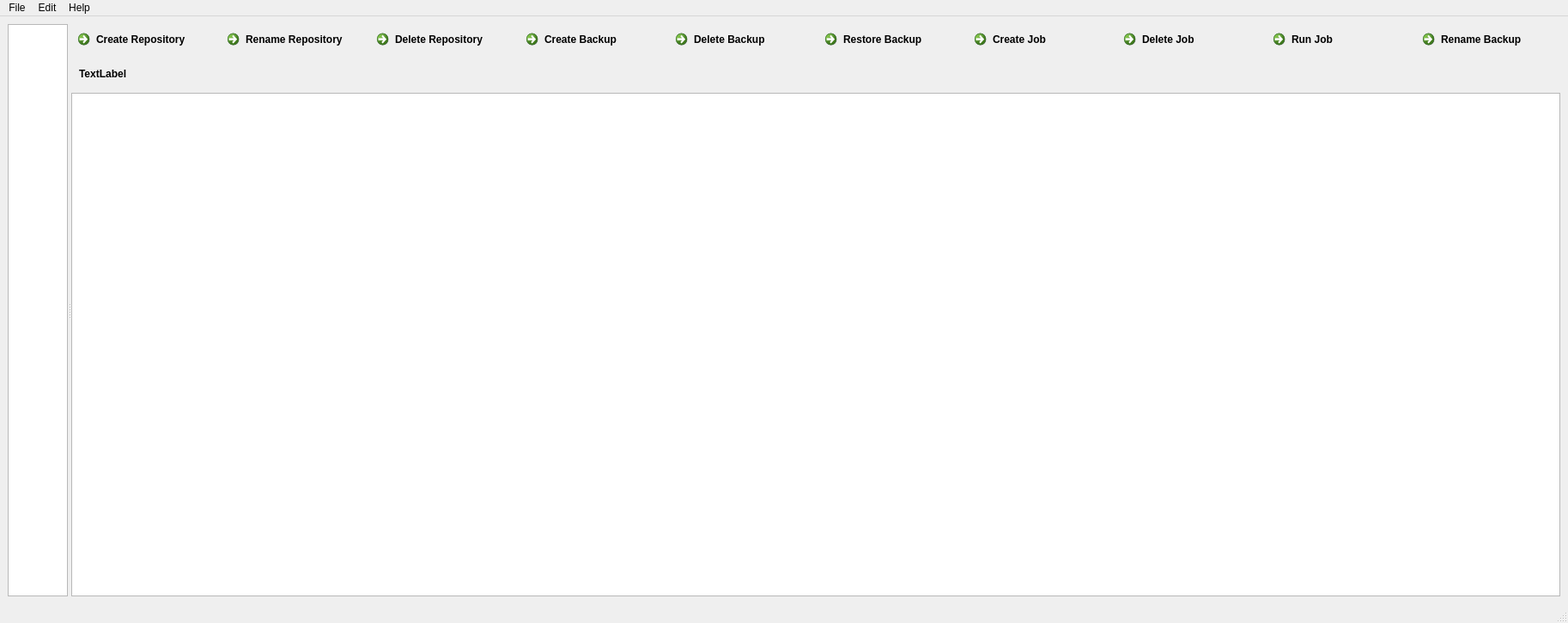
<?xml version="1.0" encoding="UTF-8"?>
<ui version="4.0">
 <class>MainWindow</class>
 <widget class="QMainWindow" name="MainWindow">
  <property name="geometry">
   <rect>
    <x>0</x>
    <y>0</y>
    <width>1668</width>
    <height>725</height>
   </rect>
  </property>
  <property name="windowTitle">
   <string>QBorg</string>
  </property>
  <property name="animated">
   <bool>false</bool>
  </property>
  <property name="tabShape">
   <enum>QTabWidget::Rounded</enum>
  </property>
  <property name="unifiedTitleAndToolBarOnMac">
   <bool>true</bool>
  </property>
  <widget class="QWidget" name="centralwidget">
   <layout class="QHBoxLayout" name="horizontalLayout">
    <item>
     <widget class="QSplitter" name="splitter">
      <property name="orientation">
       <enum>Qt::Horizontal</enum>
      </property>
      <widget class="QWidget" name="verticalLayoutWidget">
       <layout class="QVBoxLayout" name="layout_left">
        <item>
         <widget class="QTreeView" name="tree_navigator">
          <property name="verticalScrollBarPolicy">
           <enum>Qt::ScrollBarAlwaysOff</enum>
          </property>
          <property name="editTriggers">
           <set>QAbstractItemView::NoEditTriggers</set>
          </property>
          <property name="dragDropMode">
           <enum>QAbstractItemView::NoDragDrop</enum>
          </property>
          <property name="uniformRowHeights">
           <bool>true</bool>
          </property>
          <attribute name="headerVisible">
           <bool>false</bool>
          </attribute>
          <attribute name="headerStretchLastSection">
           <bool>true</bool>
          </attribute>
         </widget>
        </item>
       </layout>
      </widget>
      <widget class="QWidget" name="layoutWidget">
       <layout class="QVBoxLayout" name="layout_right">
        <item>
         <layout class="QHBoxLayout" name="layout_top">
          <item>
           <widget class="QCommandLinkButton" name="btn_repository_create">
            <property name="text">
             <string>Create Repository</string>
            </property>
           </widget>
          </item>
          <item>
           <widget class="QCommandLinkButton" name="btn_repository_rename">
            <property name="text">
             <string>Rename Repository</string>
            </property>
           </widget>
          </item>
          <item>
           <widget class="QCommandLinkButton" name="btn_repository_delete">
            <property name="text">
             <string>Delete Repository</string>
            </property>
           </widget>
          </item>
          <item>
           <widget class="QCommandLinkButton" name="btn_backup_create">
            <property name="text">
             <string>Create Backup</string>
            </property>
           </widget>
          </item>
          <item>
           <widget class="QCommandLinkButton" name="btn_backup_delete">
            <property name="text">
             <string>Delete Backup</string>
            </property>
           </widget>
          </item>
          <item>
           <widget class="QCommandLinkButton" name="btn_backup_restore">
            <property name="text">
             <string>Restore Backup</string>
            </property>
           </widget>
          </item>
          <item>
           <widget class="QCommandLinkButton" name="btn_job_create">
            <property name="text">
             <string>Create Job</string>
            </property>
           </widget>
          </item>
          <item>
           <widget class="QCommandLinkButton" name="btn_job_delete">
            <property name="text">
             <string>Delete Job</string>
            </property>
           </widget>
          </item>
          <item>
           <widget class="QCommandLinkButton" name="btn_job_run">
            <property name="text">
             <string>Run Job</string>
            </property>
           </widget>
          </item>
          <item>
           <widget class="QCommandLinkButton" name="btn_rename_backup">
            <property name="text">
             <string>Rename Backup</string>
            </property>
           </widget>
          </item>
         </layout>
        </item>
        <item>
         <widget class="QWidget" name="widget_repository_detail" native="true">
          <property name="sizePolicy">
           <sizepolicy hsizetype="Expanding" vsizetype="Expanding">
            <horstretch>0</horstretch>
            <verstretch>0</verstretch>
           </sizepolicy>
          </property>
          <property name="minimumSize">
           <size>
            <width>0</width>
            <height>0</height>
           </size>
          </property>
          <layout class="QVBoxLayout" name="verticalLayout">
           <item>
            <widget class="QLabel" name="repository_title">
             <property name="font">
              <font>
               <weight>75</weight>
               <bold>true</bold>
              </font>
             </property>
             <property name="text">
              <string>TextLabel</string>
             </property>
            </widget>
           </item>
          </layout>
         </widget>
        </item>
        <item>
         <widget class="QTableView" name="table_view">
          <property name="sizePolicy">
           <sizepolicy hsizetype="Expanding" vsizetype="Expanding">
            <horstretch>0</horstretch>
            <verstretch>1</verstretch>
           </sizepolicy>
          </property>
         </widget>
        </item>
       </layout>
      </widget>
     </widget>
    </item>
   </layout>
  </widget>
  <widget class="QMenuBar" name="menubar">
   <property name="geometry">
    <rect>
     <x>0</x>
     <y>0</y>
     <width>1865</width>
     <height>37</height>
    </rect>
   </property>
   <widget class="QMenu" name="m_file">
    <property name="title">
     <string>File</string>
    </property>
    <addaction name="a_repository_create"/>
    <addaction name="a_backup_create"/>
    <addaction name="separator"/>
    <addaction name="a_close"/>
   </widget>
   <widget class="QMenu" name="m_edit">
    <property name="title">
     <string>Edit</string>
    </property>
    <addaction name="a_preferences"/>
   </widget>
   <widget class="QMenu" name="m_help">
    <property name="title">
     <string>Help</string>
    </property>
    <addaction name="a_about"/>
   </widget>
   <addaction name="m_file"/>
   <addaction name="m_edit"/>
   <addaction name="m_help"/>
  </widget>
  <widget class="QStatusBar" name="statusbar"/>
  <action name="a_close">
   <property name="text">
    <string>Close</string>
   </property>
  </action>
  <action name="a_repository_create">
   <property name="text">
    <string>Create Repository…</string>
   </property>
  </action>
  <action name="a_preferences">
   <property name="text">
    <string>Preferences…</string>
   </property>
  </action>
  <action name="a_about">
   <property name="text">
    <string>About QBorg…</string>
   </property>
  </action>
  <action name="a_backup_create">
   <property name="text">
    <string>Create Backup…</string>
   </property>
   <property name="shortcut">
    <string>Ctrl+N</string>
   </property>
  </action>
  <action name="a_repository_rename">
   <property name="text">
    <string>Rename Repository</string>
   </property>
  </action>
 </widget>
 <resources/>
 <connections>
  <connection>
   <sender>a_close</sender>
   <signal>triggered()</signal>
   <receiver>MainWindow</receiver>
   <slot>close()</slot>
   <hints>
    <hint type="sourcelabel">
     <x>-1</x>
     <y>-1</y>
    </hint>
    <hint type="destinationlabel">
     <x>399</x>
     <y>299</y>
    </hint>
   </hints>
  </connection>
  <connection>
   <sender>btn_repository_create</sender>
   <signal>clicked()</signal>
   <receiver>a_repository_create</receiver>
   <slot>trigger()</slot>
   <hints>
    <hint type="sourcelabel">
     <x>177</x>
     <y>52</y>
    </hint>
    <hint type="destinationlabel">
     <x>-1</x>
     <y>-1</y>
    </hint>
   </hints>
  </connection>
  <connection>
   <sender>btn_backup_create</sender>
   <signal>clicked()</signal>
   <receiver>a_backup_create</receiver>
   <slot>trigger()</slot>
   <hints>
    <hint type="sourcelabel">
     <x>786</x>
     <y>74</y>
    </hint>
    <hint type="destinationlabel">
     <x>-1</x>
     <y>-1</y>
    </hint>
   </hints>
  </connection>
  <connection>
   <sender>btn_repository_rename</sender>
   <signal>clicked()</signal>
   <receiver>a_repository_rename</receiver>
   <slot>trigger()</slot>
   <hints>
    <hint type="sourcelabel">
     <x>354</x>
     <y>56</y>
    </hint>
    <hint type="destinationlabel">
     <x>-1</x>
     <y>-1</y>
    </hint>
   </hints>
  </connection>
 </connections>
</ui>
